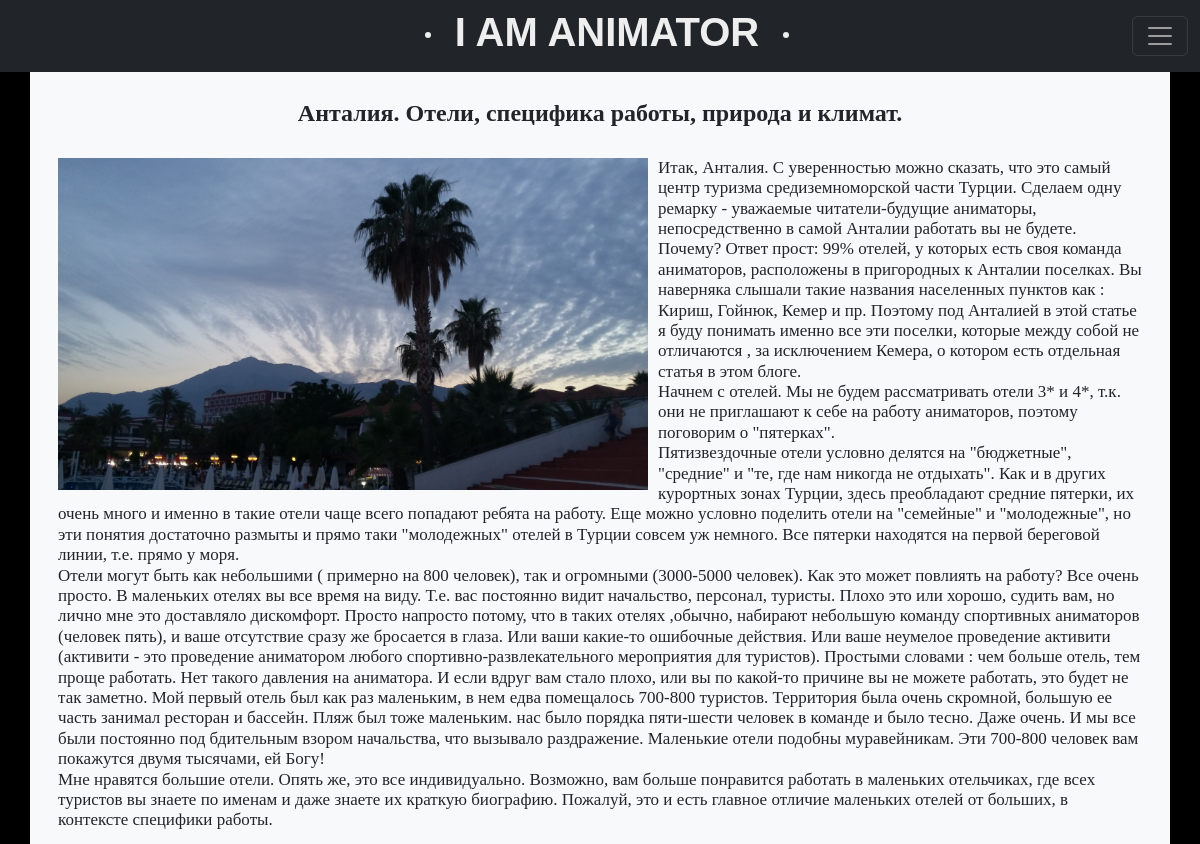
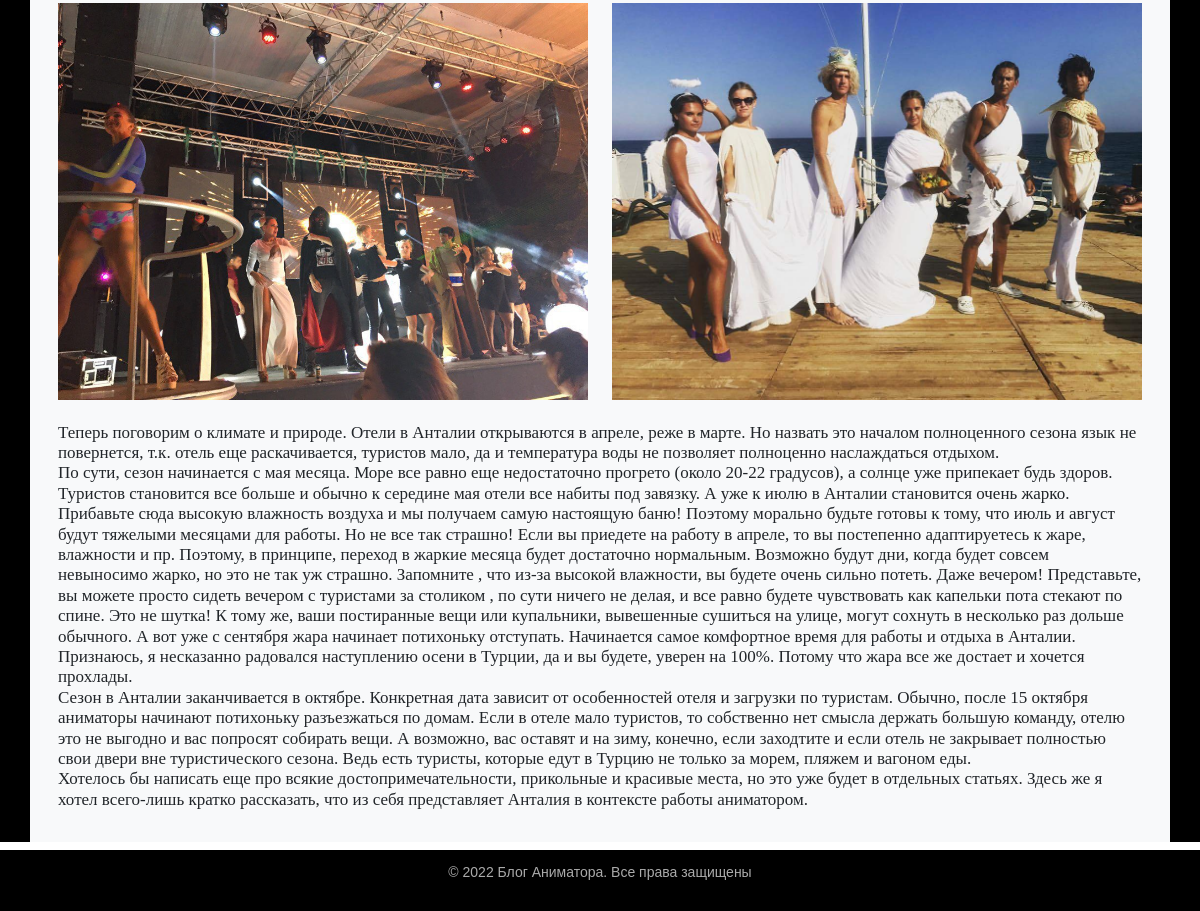
Page /antalya/ on the committed database (2 pictures, top to bottom).
### blog/models.py (models this page shows)
class City(models.Model):
    title = models.CharField(max_length=100)
    content = models.TextField(blank=False)
    content_2part = models.TextField(blank=False, null=True)
    picture_1 = models.ImageField(upload_to='photos/%Y/%m/%d/', null=True)
    picture_2 = models.ImageField(upload_to='photos/%Y/%m/%d/', null=True)
    picture_3 = models.ImageField(upload_to='photos/%Y/%m/%d/', null=True)
    show_or_hide = models.BooleanField(default=True)
    class Meta:
        verbose_name = 'Рассказы о городах'
        verbose_name_plural = 'Рассказы о городах'

### blog/views.py (the view)
# urls.py: path('antalya/', cache_page(60)(Antalya.as_view()), name='antalya'),
class Antalya(MutualContext, ListView):
    model = City
    template_name = 'blog/antalya_info.html'
    context_object_name = 'antalya'
    def get_context_data(self, *, object_list=None, **kwargs):
        context_dict = super().get_context_data(**kwargs)
        mutual_context_dict = self.get_user_context(title='О Анталии')
        return dict(list(context_dict.items()) + list(mutual_context_dict.items()))
    def get_queryset(self):
        return City.objects.filter(pk=1)

### blog/utils.py (called while the page is built)
    def get_user_context(self, **kwargs):
        context = kwargs
        return context

### blog/templates/blog/antalya_info.html
{% extends 'blog/base.html' %}
{% block content %}
<div class="city_black_style">
<div class="container p-3 mb-2 bg-light text-dark">
    <br>
    <div class="container">
        <div class="row">
            {% for info in antalya %}
            <div class="col-xl-12 col-md-12 col-sm-12" align="left">
                <h4 align="center"><b>{{info.title}}</b></h4>
                <br>
                <img class="img-article-left" src="{{info.picture_1.url}}">
                <h5>{{info.content | linebreaks}}</h5>
            </div>
            <div class="col-xl-6 col-md-6 col-sm-6" align="center">
                <img src="{{info.picture_2.url}}" class="card-img-top" alt="...">
            </div>
            <div class="col-xl-6 col-md-6 col-sm-6" align="center">
                <img src="{{info.picture_3.url}}" class="card-img-top" alt="...">
            </div>
            <div class="col-xl-12 col-md-12 col-sm-12" align="left">
                <br>
                <h5>{{info.content_2part | linebreaks}}</h5>
            </div>
        </div>
    </div>
</div>
</div>
{% endfor %}
{% endblock %}

### blog/static/blog/css/styles.css (style rules this page uses)
html, body { font-family: 'Arial'; margin: 0; padding: 0; height: 100%; width: 100%; color: #000000; }
img { max-width: 600px; height: auto; }
img.img-article-left { height: auto; float: left; padding: 0 10px 10px 0; }
.content-text h5 { font-size: 17px; }
div.city_black_style { background: black; }

### rows in the picture
City: title "Анталия. Отели, специфика работы, природа и климат.", picture_1 (picture), content "Итак, Анталия. С уверенностью можно сказать, что это самый центр туризма средиземноморской части Турции. Сделаем одну ремарку - уважаемые читатели-будущие аниматоры, непосредственно в самой Анталии работать вы не будете. Почему? Ответ прост: 99% отелей, у которых есть своя команда аниматоров, расположены в пригородных к Анталии поселках. Вы наверняка слышали такие названия населенных пунктов как : Кириш, Гойнюк, Кемер и пр. Поэтому под Анталией в этой статье я буду понимать именно все эти поселки, которые между собой не отличаются , за исключением Кемера, о котором есть отдельная статья в этом блоге. Начнем с отелей. Мы не будем рассматривать отели 3* и 4*, т.к. они не приглашают к себе на…", picture_2 (picture), picture_3 (picture), content_2part "Теперь поговорим о климате и природе. Отели в Анталии открываются в апреле, реже в марте. Но назвать это началом полноценного сезона язык не повернется, т.к. отель еще раскачивается, туристов мало, да и температура воды не позволяет полноценно наслаждаться отдыхом. По сути, сезон начинается с мая месяца. Море все равно еще недостаточно прогрето (около 20-22 градусов), а солнце уже припекает будь здоров. Туристов становится все больше и обычно к середине мая отели все набиты под завязку. А уже к июлю в Анталии становится очень жарко. Прибавьте сюда высокую влажность воздуха и мы получаем самую настоящую баню! Поэтому морально будьте готовы к тому, что июль и август будут тяжелыми месяцами…"
